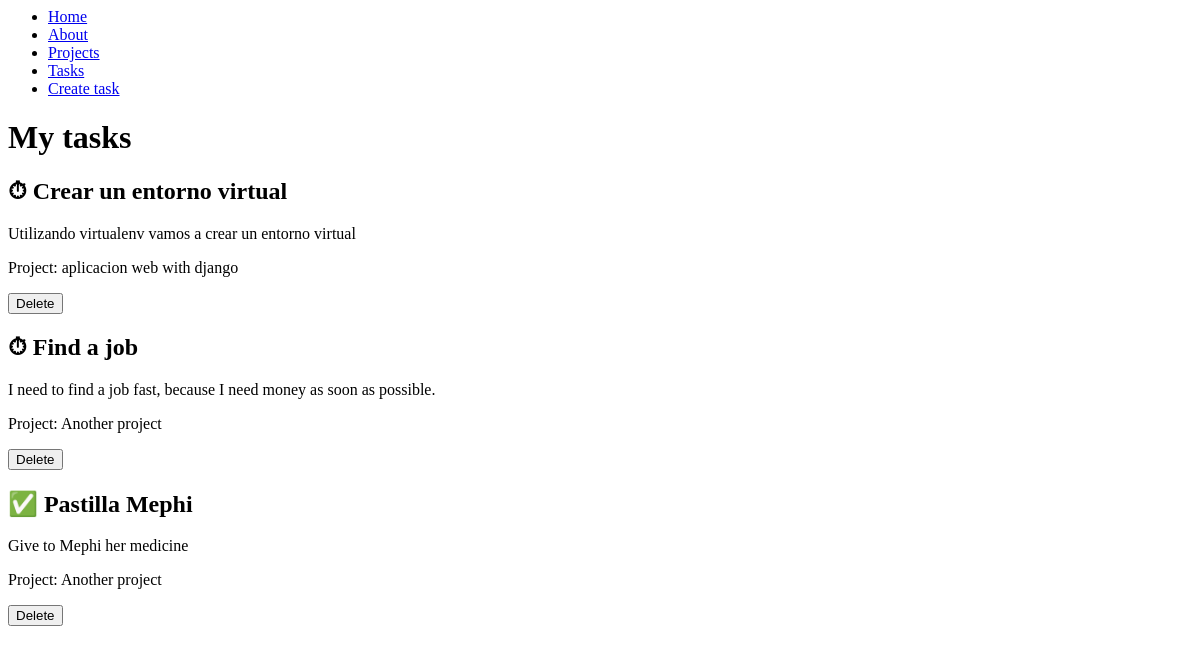
The page /tasks/ on the database as committed earlier.
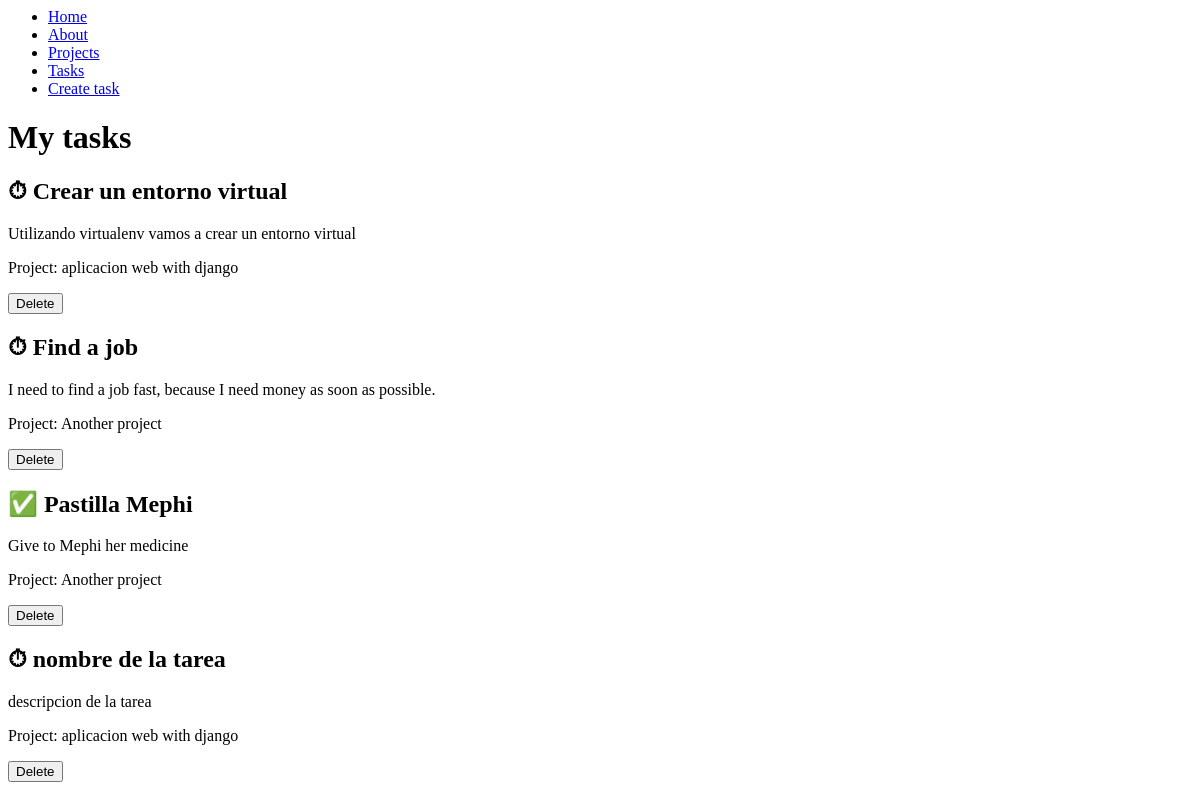
The same page on the database as committed later.
### myapp/models.py (models this page shows, shortened)
class Task(models.Model):
  title = models.CharField(max_length=200)
  description = models.TextField()
  project = models.ForeignKey(Project, on_delete=models.CASCADE)
  done = models.BooleanField(default=False)

class Project(models.Model):
  name = models.CharField(max_length=200)

### myapp/views.py (the view)
# urls.py: path('tasks/', views.tasks),
def tasks(request):
  tasks = Task.objects.all()
  return render(request, 'tasks.html', {
    'tasks': tasks,
  })

### myapp/templates/tasks.html
{% extends 'layouts/base.html' %}
{% block content %}
<h1>My tasks</h1>
<article>
  {% for task in tasks %}
  <h2>{% if task.done %} ✅ {% else %} ⏱ {% endif %} {{ task.title }}</h2>
  <p>{{ task.description }}</p>
  <p>Project: {{ task.project.name }}</p>
  <button type="button">Delete</button>
  <br>
  {% endfor %}
</article>
{% endblock %}

Rows that differ between the two databases and show on the page:
added Task: title "nombre de la tarea", description "descripcion de la tarea", project.name "aplicacion web with django"
